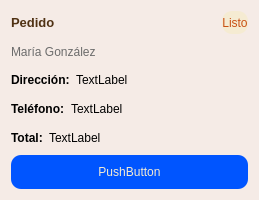
<?xml version="1.0" encoding="UTF-8"?>
<ui version="4.0">
 <class>pedido_pendiente</class>
 <widget class="QFrame" name="pedido_pendiente">
  <property name="geometry">
   <rect>
    <x>0</x>
    <y>0</y>
    <width>259</width>
    <height>200</height>
   </rect>
  </property>
  <property name="minimumSize">
   <size>
    <width>0</width>
    <height>200</height>
   </size>
  </property>
  <property name="windowTitle">
   <string>Frame</string>
  </property>
  <property name="styleSheet">
   <string notr="true">background-color: rgb(245, 235, 230);
border-radius:10;</string>
  </property>
  <layout class="QVBoxLayout" name="verticalLayout">
   <item>
    <layout class="QHBoxLayout" name="horizontalLayout">
     <item>
      <widget class="QLabel" name="label">
       <property name="font">
        <font>
         <pointsize>10</pointsize>
         <bold>true</bold>
        </font>
       </property>
       <property name="styleSheet">
        <string notr="true">color: rgb(80, 50 ,20);</string>
       </property>
       <property name="text">
        <string>Pedido</string>
       </property>
      </widget>
     </item>
     <item>
      <spacer name="horizontalSpacer">
       <property name="orientation">
        <enum>Qt::Orientation::Horizontal</enum>
       </property>
       <property name="sizeHint" stdset="0">
        <size>
         <width>40</width>
         <height>20</height>
        </size>
       </property>
      </spacer>
     </item>
     <item>
      <widget class="QLabel" name="label_2">
       <property name="styleSheet">
        <string notr="true">color: rgb(200, 80, 20);
background-color: rgb(245, 235, 210);</string>
       </property>
       <property name="text">
        <string>Listo</string>
       </property>
       <property name="alignment">
        <set>Qt::AlignmentFlag::AlignCenter</set>
       </property>
      </widget>
     </item>
    </layout>
   </item>
   <item>
    <widget class="QLabel" name="label_3">
     <property name="styleSheet">
      <string notr="true">color:rgb(108, 108, 108);</string>
     </property>
     <property name="text">
      <string>María González</string>
     </property>
    </widget>
   </item>
   <item>
    <layout class="QHBoxLayout" name="horizontalLayout_2">
     <property name="bottomMargin">
      <number>0</number>
     </property>
     <item>
      <widget class="QLabel" name="label_4">
       <property name="sizePolicy">
        <sizepolicy hsizetype="Maximum" vsizetype="Preferred">
         <horstretch>0</horstretch>
         <verstretch>0</verstretch>
        </sizepolicy>
       </property>
       <property name="font">
        <font>
         <bold>true</bold>
        </font>
       </property>
       <property name="text">
        <string>Dirección:</string>
       </property>
      </widget>
     </item>
     <item>
      <widget class="QLabel" name="ui_direccion">
       <property name="text">
        <string>TextLabel</string>
       </property>
      </widget>
     </item>
    </layout>
   </item>
   <item>
    <layout class="QHBoxLayout" name="horizontalLayout_3">
     <property name="bottomMargin">
      <number>0</number>
     </property>
     <item>
      <widget class="QLabel" name="label_5">
       <property name="sizePolicy">
        <sizepolicy hsizetype="Maximum" vsizetype="Preferred">
         <horstretch>0</horstretch>
         <verstretch>0</verstretch>
        </sizepolicy>
       </property>
       <property name="font">
        <font>
         <bold>true</bold>
        </font>
       </property>
       <property name="text">
        <string>Teléfono:</string>
       </property>
      </widget>
     </item>
     <item>
      <widget class="QLabel" name="ui_tele">
       <property name="text">
        <string>TextLabel</string>
       </property>
      </widget>
     </item>
    </layout>
   </item>
   <item>
    <layout class="QHBoxLayout" name="horizontalLayout_6">
     <property name="bottomMargin">
      <number>0</number>
     </property>
     <item>
      <widget class="QLabel" name="label_8">
       <property name="sizePolicy">
        <sizepolicy hsizetype="Maximum" vsizetype="Preferred">
         <horstretch>0</horstretch>
         <verstretch>0</verstretch>
        </sizepolicy>
       </property>
       <property name="font">
        <font>
         <bold>true</bold>
        </font>
       </property>
       <property name="text">
        <string>Total:</string>
       </property>
      </widget>
     </item>
     <item>
      <widget class="QLabel" name="label_14">
       <property name="text">
        <string>TextLabel</string>
       </property>
      </widget>
     </item>
    </layout>
   </item>
   <item>
    <widget class="QPushButton" name="pushButton">
     <property name="styleSheet">
      <string notr="true">background-color: rgb(0, 85, 255);
color: rgb(245, 235, 210);
padding: 10;
border-radius: 10;</string>
     </property>
     <property name="text">
      <string>PushButton</string>
     </property>
    </widget>
   </item>
  </layout>
 </widget>
 <resources/>
 <connections/>
</ui>
